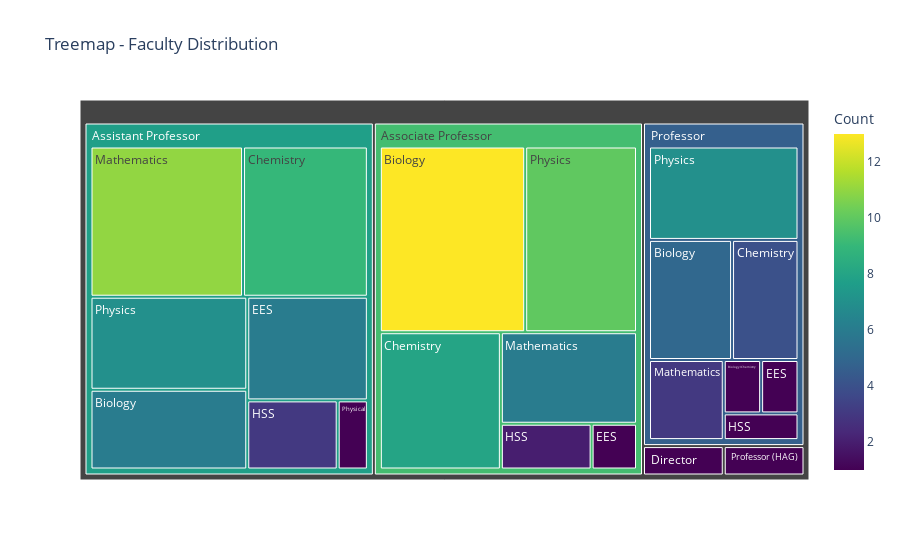

The notebook cell this image was saved under:
### Code cell
import pandas as pd
import plotly.express as px

# Replace 'your_file.csv' with the actual path to your CSV file
csv_file_path = r"C:\Users\Sirsha\Desktop\IDC\project\IISER_MOHALI_I.csv"

# Read the CSV file into a DataFrame
df = pd.read_csv(csv_file_path)

# Assuming the column names are 'Faculty Name', 'Position', 'Department'
# You may need to adjust these names based on your actual column names
name_col = 'Faculty Name'
desig_col = 'Position'
dept_col = 'Department'

# Group the DataFrame by both 'Position' and 'Department' columns and count faculty
grouped_df = df.groupby([desig_col, dept_col]).size().reset_index(name='Count')

# Create a treemap using plotly.express
fig = px.treemap(
    grouped_df,
    path=[desig_col, dept_col],
    values='Count',
    title='Treemap - Faculty Distribution',
    hover_data=['Count'],
    color='Count',
    color_continuous_scale='viridis',  # Choose a colormap
)

# Show the plot
fig.show()

### Figure 1 — Plotly figure (JSON) as saved in the notebook; plotly's stock layout.template omitted (floating-point values rounded to 4 significant figures)
{"data": [{"branchvalues": "total", "customdata": [[6, 6], [13, 13], [1, 1], [5, 5], [1, 1], [9, 9], [8, 8], [4, 4], [1, 1], [6, 6], [1, 1], [1, 1], [3, 3], [2, 2], [1, 1], [11, 11], [6, 6], [3, 3], [1, 1], [7, 7], [10, 10], [7, 7], [7.744, 7.744], [9.35, 9.35], [1, 1], [4.636, 4.636], [1, 1]], "domain": {"x": [0, 1], "y": [0, 1]}, "hovertemplate": "labels=%{label}<br>Count_sum=%{value}<br>parent=%{parent}<br>id=%{id}<br>Count=%{color}<extra></extra>", "ids": ["Assistant Professor/Biology", "Associate Professor/Biology", "Director/Biology", "Professor/Biology", "Professor/Biology/Chemistry", "Assistant Professor/Chemistry", "Associate Professor/Chemistry", "Professor/Chemistry", "Professor (HAG)/Chemistry", "Assistant Professor/EES", "Associate Professor/EES", "Professor/EES", "Assistant Professor/HSS", "Associate Professor/HSS", "Professor/HSS", "Assistant Professor/Mathematics", "Associate Professor/Mathematics", "Professor/Mathematics", "Assistant Professor/Physical", "Assistant Professor/Physics", "Associate Professor/Physics", "Professor/Physics", "Assistant Professor", "Associate Professor", "Director", "Professor", "Professor (HAG)"], "labels": ["Biology", "Biology", "Biology", "Biology", "Biology/Chemistry", "Chemistry", "Chemistry", "Chemistry", "Chemistry", "EES", "EES", "EES", "HSS", "HSS", "HSS", "Mathematics", "Mathematics", "Mathematics", "Physical", "Physics", "Physics", "Physics", "Assistant Professor", "Associate Professor", "Director", "Professor", "Professor (HAG)"], "marker": {"coloraxis": "coloraxis", "colors": [6, 13, 1, 5, 1, 9, 8, 4, 1, 6, 1, 1, 3, 2, 1, 11, 6, 3, 1, 7, 10, 7, 7.744, 9.35, 1, 4.636, 1]}, "name": "", "parents": ["Assistant Professor", "Associate Professor", "Director", "Professor", "Professor", "Assistant Professor", "Associate Professor", "Professor", "Professor (HAG)", "Assistant Professor", "Associate Professor", "Professor", "Assistant Professor", "Associate Professor", "Professor", "Assistant Professor", "Associate Professor", "Professor", "Assistant Professor", "Assistant Professor", "Associate Professor", "Professor", "", "", "", "", ""], "type": "treemap", "values": [6, 13, 1, 5, 1, 9, 8, 4, 1, 6, 1, 1, 3, 2, 1, 11, 6, 3, 1, 7, 10, 7, 43, 40, 1, 22, 1]}], "layout": {"coloraxis": {"colorbar": {"title": {"text": "Count"}}, "colorscale": [[0, "#440154"], [0.1111, "#482878"], [0.2222, "#3e4989"], [0.3333, "#31688e"], [0.4444, "#26828e"], [0.5556, "#1f9e89"], [0.6667, "#35b779"], [0.7778, "#6ece58"], [0.8889, "#b5de2b"], [1, "#fde725"]]}, "legend": {"tracegroupgap": 0}, "title": {"text": "Treemap - Faculty Distribution"}}}
